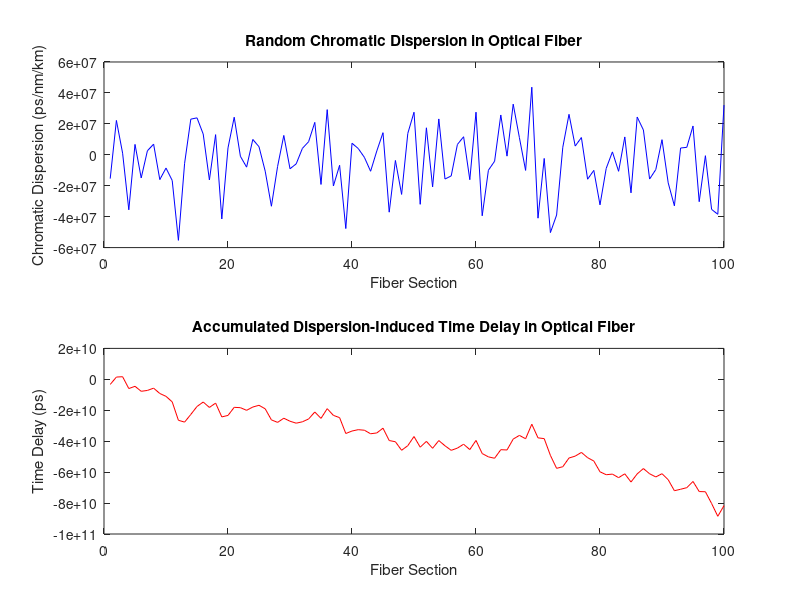

The MATLAB script that drew this image: (Note: this script raises an error after producing the figure.)
% Parameters
fiber_length = 100; % Length of the fiber in kilometers
wavelength = 1550e-9; % Wavelength of light in meters (1550 nm)

% Generate random chromatic dispersion values for each section of the fiber
num_sections = 100; % Number of fiber sections
dispersion_values = randn(1, num_sections) * 20e-6; % Random values with mean 0 and std deviation of 20 ps/(nm*km)

% Calculate accumulated dispersion along the fiber
accumulated_dispersion = cumsum(dispersion_values);

% Calculate dispersion-induced time delay
group_velocity = 2.99792458e8; % Speed of light in vacuum in m/s
time_delay = accumulated_dispersion * (fiber_length * 1e3) / (group_velocity * wavelength);

% Plotting
subplot(2, 1, 1);
plot(1:num_sections, dispersion_values * 1e12, 'b');
xlabel('Fiber Section');
ylabel('Chromatic Dispersion (ps/nm/km)');
title('Random Chromatic Dispersion in Optical Fiber');

subplot(2, 1, 2);
plot(1:num_sections, time_delay * 1e12, 'r');
xlabel('Fiber Section');
ylabel('Time Delay (ps)');
title('Accumulated Dispersion-Induced Time Delay in Optical Fiber');

sgtitle('Chromatic Dispersion Simulation');
